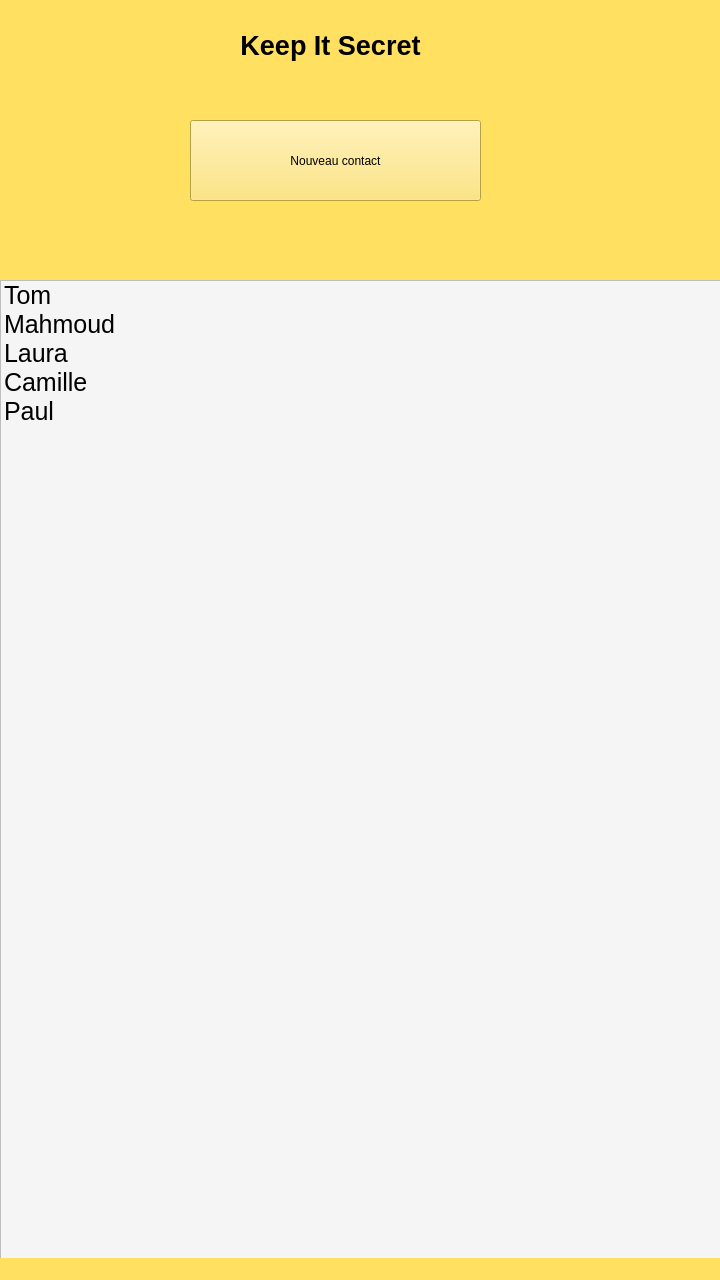
<?xml version="1.0" encoding="UTF-8"?>
<ui version="4.0">
 <class>ContactsWindow</class>
 <widget class="QMainWindow" name="ContactsWindow">
  <property name="geometry">
   <rect>
    <x>0</x>
    <y>0</y>
    <width>720</width>
    <height>1280</height>
   </rect>
  </property>
  <property name="windowTitle">
   <string>MainWindow</string>
  </property>
  <property name="styleSheet">
   <string notr="true">background-color: rgb(255, 224, 97);</string>
  </property>
  <widget class="QWidget" name="centralwidget">
   <widget class="QLabel" name="label_title">
    <property name="geometry">
     <rect>
      <x>170</x>
      <y>10</y>
      <width>321</width>
      <height>71</height>
     </rect>
    </property>
    <property name="minimumSize">
     <size>
      <width>221</width>
      <height>51</height>
     </size>
    </property>
    <property name="font">
     <font>
      <pointsize>20</pointsize>
      <weight>75</weight>
      <bold>true</bold>
      <kerning>true</kerning>
     </font>
    </property>
    <property name="lineWidth">
     <number>1</number>
    </property>
    <property name="text">
     <string>Keep It Secret</string>
    </property>
    <property name="alignment">
     <set>Qt::AlignCenter</set>
    </property>
    <property name="wordWrap">
     <bool>false</bool>
    </property>
   </widget>
   <widget class="QListWidget" name="listWidget_contacts">
    <property name="geometry">
     <rect>
      <x>0</x>
      <y>280</y>
      <width>721</width>
      <height>981</height>
     </rect>
    </property>
    <property name="styleSheet">
     <string notr="true">background-color: whitesmoke;
font-size: 25px;</string>
    </property>
    <item>
     <property name="text">
      <string>Tom</string>
     </property>
    </item>
    <item>
     <property name="text">
      <string>Mahmoud</string>
     </property>
    </item>
    <item>
     <property name="text">
      <string>Laura</string>
     </property>
    </item>
    <item>
     <property name="text">
      <string>Camille</string>
     </property>
    </item>
    <item>
     <property name="text">
      <string>Paul</string>
     </property>
    </item>
   </widget>
   <widget class="QPushButton" name="pushButton_newContact">
    <property name="geometry">
     <rect>
      <x>190</x>
      <y>120</y>
      <width>291</width>
      <height>81</height>
     </rect>
    </property>
    <property name="text">
     <string>Nouveau contact</string>
    </property>
   </widget>
  </widget>
  <widget class="QMenuBar" name="menubar">
   <property name="geometry">
    <rect>
     <x>0</x>
     <y>0</y>
     <width>720</width>
     <height>21</height>
    </rect>
   </property>
  </widget>
  <widget class="QStatusBar" name="statusbar"/>
 </widget>
 <resources/>
 <connections/>
</ui>
